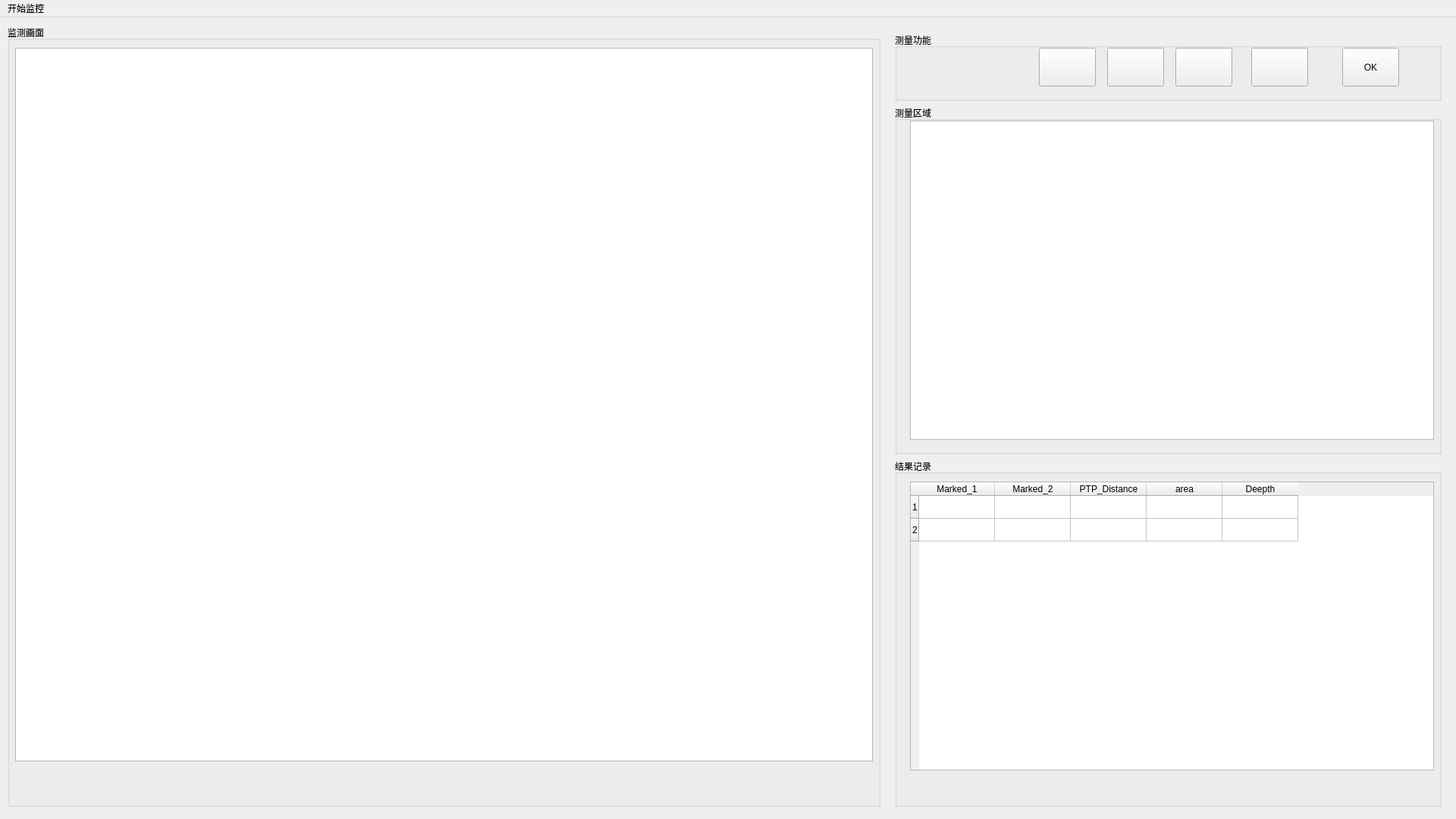
<?xml version="1.0" encoding="UTF-8"?>
<ui version="4.0">
 <class>MainWindow</class>
 <widget class="QMainWindow" name="MainWindow">
  <property name="enabled">
   <bool>true</bool>
  </property>
  <property name="geometry">
   <rect>
    <x>0</x>
    <y>0</y>
    <width>1920</width>
    <height>1080</height>
   </rect>
  </property>
  <property name="windowTitle">
   <string>试飞/在翼缺陷检测软件</string>
  </property>
  <widget class="QWidget" name="centralwidget">
   <widget class="QWidget" name="layoutWidget">
    <property name="geometry">
     <rect>
      <x>1180</x>
      <y>20</y>
      <width>721</width>
      <height>1021</height>
     </rect>
    </property>
    <layout class="QVBoxLayout" name="verticalLayout">
     <item>
      <widget class="QGroupBox" name="inspect_func_2">
       <property name="enabled">
        <bool>true</bool>
       </property>
       <property name="maximumSize">
        <size>
         <width>9999</width>
         <height>90</height>
        </size>
       </property>
       <property name="title">
        <string>测量功能</string>
       </property>
       <widget class="QPushButton" name="OK">
        <property name="geometry">
         <rect>
          <x>590</x>
          <y>20</y>
          <width>75</width>
          <height>51</height>
         </rect>
        </property>
        <property name="text">
         <string>OK</string>
        </property>
       </widget>
       <widget class="QPushButton" name="func3">
        <property name="geometry">
         <rect>
          <x>370</x>
          <y>20</y>
          <width>75</width>
          <height>51</height>
         </rect>
        </property>
        <property name="text">
         <string/>
        </property>
        <property name="icon">
         <iconset>
          <normaloff>../47d1ccf0668a3988428f7e266efb3e5.png</normaloff>../47d1ccf0668a3988428f7e266efb3e5.png</iconset>
        </property>
        <property name="iconSize">
         <size>
          <width>75</width>
          <height>51</height>
         </size>
        </property>
       </widget>
       <widget class="QPushButton" name="func2">
        <property name="geometry">
         <rect>
          <x>280</x>
          <y>20</y>
          <width>75</width>
          <height>51</height>
         </rect>
        </property>
        <property name="text">
         <string/>
        </property>
        <property name="icon">
         <iconset>
          <normaloff>../1c29956bd4c6e60ed05fdac386a9831.png</normaloff>../1c29956bd4c6e60ed05fdac386a9831.png</iconset>
        </property>
        <property name="iconSize">
         <size>
          <width>100</width>
          <height>51</height>
         </size>
        </property>
       </widget>
       <widget class="QPushButton" name="func4">
        <property name="geometry">
         <rect>
          <x>470</x>
          <y>20</y>
          <width>75</width>
          <height>51</height>
         </rect>
        </property>
        <property name="text">
         <string/>
        </property>
        <property name="icon">
         <iconset>
          <normaloff>../193d89c1d2488f4def62b757506d38c.png</normaloff>../193d89c1d2488f4def62b757506d38c.png</iconset>
        </property>
        <property name="iconSize">
         <size>
          <width>75</width>
          <height>51</height>
         </size>
        </property>
       </widget>
       <widget class="QPushButton" name="func1">
        <property name="geometry">
         <rect>
          <x>190</x>
          <y>20</y>
          <width>75</width>
          <height>51</height>
         </rect>
        </property>
        <property name="text">
         <string/>
        </property>
        <property name="icon">
         <iconset>
          <normaloff>../52bef005adec70b7237e79137cef4fb.png</normaloff>../52bef005adec70b7237e79137cef4fb.png</iconset>
        </property>
        <property name="iconSize">
         <size>
          <width>75</width>
          <height>100</height>
         </size>
        </property>
       </widget>
       <widget class="QLabel" name="label">
        <property name="geometry">
         <rect>
          <x>20</x>
          <y>20</y>
          <width>161</width>
          <height>61</height>
         </rect>
        </property>
        <property name="text">
         <string/>
        </property>
       </widget>
      </widget>
     </item>
     <item>
      <widget class="QGroupBox" name="inspect_area">
       <property name="title">
        <string>测量区域</string>
       </property>
       <widget class="QGraphicsView" name="graphicsView_2">
        <property name="geometry">
         <rect>
          <x>20</x>
          <y>20</y>
          <width>691</width>
          <height>421</height>
         </rect>
        </property>
       </widget>
      </widget>
     </item>
     <item>
      <widget class="QGroupBox" name="result">
       <property name="title">
        <string>结果记录</string>
       </property>
       <widget class="QTableWidget" name="widget_result">
        <property name="geometry">
         <rect>
          <x>20</x>
          <y>30</y>
          <width>691</width>
          <height>381</height>
         </rect>
        </property>
        <row>
         <property name="text">
          <string>1</string>
         </property>
        </row>
        <row>
         <property name="text">
          <string>2</string>
         </property>
        </row>
        <column>
         <property name="text">
          <string>Marked_1</string>
         </property>
        </column>
        <column>
         <property name="text">
          <string>Marked_2</string>
         </property>
        </column>
        <column>
         <property name="text">
          <string>PTP_Distance</string>
         </property>
        </column>
        <column>
         <property name="text">
          <string>area</string>
         </property>
        </column>
        <column>
         <property name="text">
          <string>Deepth</string>
         </property>
        </column>
        <item row="0" column="0">
         <property name="text">
          <string/>
         </property>
         <property name="textAlignment">
          <set>AlignLeading|AlignVCenter</set>
         </property>
        </item>
       </widget>
      </widget>
     </item>
    </layout>
   </widget>
   <widget class="QGroupBox" name="inspect">
    <property name="geometry">
     <rect>
      <x>10</x>
      <y>10</y>
      <width>1151</width>
      <height>1031</height>
     </rect>
    </property>
    <property name="title">
     <string>监测画面</string>
    </property>
    <widget class="QGraphicsView" name="graphicsView">
     <property name="geometry">
      <rect>
       <x>10</x>
       <y>30</y>
       <width>1131</width>
       <height>941</height>
      </rect>
     </property>
     <property name="backgroundBrush">
      <brush brushstyle="NoBrush">
       <color alpha="255">
        <red>0</red>
        <green>0</green>
        <blue>0</blue>
       </color>
      </brush>
     </property>
     <property name="foregroundBrush">
      <brush brushstyle="NoBrush">
       <color alpha="255">
        <red>0</red>
        <green>0</green>
        <blue>0</blue>
       </color>
      </brush>
     </property>
    </widget>
   </widget>
  </widget>
  <widget class="QMenuBar" name="menubar">
   <property name="geometry">
    <rect>
     <x>0</x>
     <y>0</y>
     <width>1920</width>
     <height>23</height>
    </rect>
   </property>
   <widget class="QMenu" name="menu">
    <property name="title">
     <string>开始监控</string>
    </property>
   </widget>
   <addaction name="menu"/>
  </widget>
 </widget>
 <resources/>
 <connections/>
</ui>
